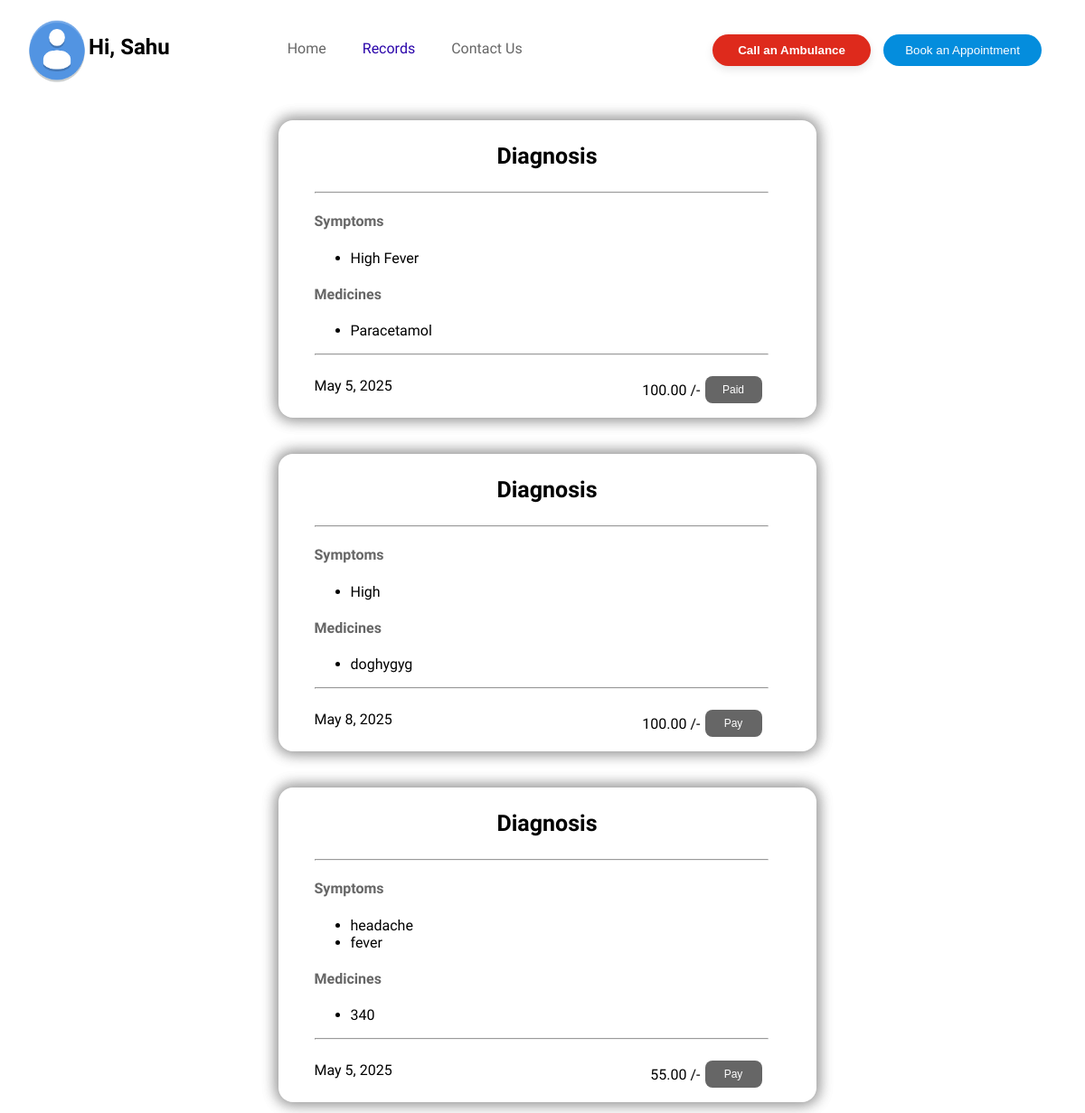
/patient/ (signed in), run on the app's committed database.
### app/models.py (models this page shows)
class Diagnosis(models.Model):
    id = models.AutoField(primary_key=True)
    patient = models.ForeignKey(User, on_delete=models.CASCADE)
    symptoms = models.TextField()  # comma-separated
    medicines = models.TextField()  # comma-separated
    date = models.DateField()
    price = models.DecimalField(max_digits=6, decimal_places=2)
    paid = models.BooleanField(default=False)
    @property
    def symptoms_list(self):
        return self.symptoms.split(',')
    @property
    def medicines_list(self):
        return self.medicines.split(',')

### app/views.py (the view)
# urls.py: path("patient/", views.patient, name='patient'),
@login_required
def patient(request):
    records = Diagnosis.objects.filter(patient=request.user)
    return render(request , 'patient.html', {'records': records})

### app/templates/patient.html (shortened to what this page needs)
{%load static %}
<!DOCTYPE html>
<html lang="en">
<head>
    <link rel="stylesheet" href="{% static 'css/style.css' %}">
    <link rel="stylesheet" href="https://cdnjs.cloudflare.com/ajax/libs/font-awesome/6.4.0/css/all.min.css">
</head>
<body>
    <header>
        <div class="navbar">
            <div class="logo" style="padding-right: 90px;">
                <img src="{%static 'imgs/ava.png'%}" alt="logo" width="70px">
                {% if user.is_authenticated %}
    <h1 class="head">Hi, {{ user.first_name|default:user.username }}</h1>
{% else %}
    <h1 class="head">Hi, Guest</h1>
{% endif %}
            </div>
            <div class="nav">
                <ul>
                    <li><a href="/">Home</a></li>
                    <li><a href="/login" class="active">Records</a></li>
                    <li><a href="#" id="openContactPopup">Contact Us</a></li>
                </ul>
            </div>
        </div>
        <div class="btn">
          <button class="ambulance-trigger-btn" onclick="handleAmbulanceClick()">Call an  Ambulance</button>
          <button class="Appointment" id="openAppointmentPopup">Book an Appointment</button>
        </div>
    </header>
    <main class="card-board">
      {% if records %}
      {% for record in records %}
      <div class="cards" >
          <h3>Diagnosis</h3>
          <hr>
          <div class="card-content">
              <h4>Symptoms</h4>
              <ul>
                  {% for symptom in record.symptoms_list %}
                      <li>{{ symptom }}</li>
                  {% empty %}
                      <li>No symptoms listed.</li>
                  {% endfor %}
              </ul>
              <h4>Medicines</h4>
              <ul>
                  {% for med in record.medicines_list %}
                      <li>{{ med }}</li>
                  {% empty %}
                      <li>No medicines listed.</li>
                  {% endfor %}
              </ul>
          </div>
          <hr>
          <div class="DDP">
              <div class="date">
                  <p>{{ record.date }}</p>
              </div>
              <div class="price">
                  <p>{{ record.price }} /-</p>
                  <button {% if record.paid %}disabled{% endif %}>
                      {% if record.paid %}Paid{% else %}Pay{% endif %}
                  </button>
              </div>
          </div>
      </div>
      {% endfor %}
      {% endif %}
    </main>
</body>
</html>

### app/static/css/style.css (style rules this page uses)
body { padding: 10px; overflow-x: hidden; font-family: "Hanken Grotesk", sans-serif; }
header { display: flex; justify-content: space-between; cursor: pointer; }
.logo { display: flex; }
.navbar { display: flex; }
.navbar ul { display: flex; list-style: none; padding: 10px 0 0 20px; }
.navbar a { color: #666666; text-decoration: none; padding: 20px; }
.nav a.active , a:hover { color: #2A05AA; }
hr { color: #666666; margin-left: 20px; }
.btn { padding: 20px; }
.btn button { width: 175px; height: 35px; border-radius: 24px; margin-right: 10px; color: #ffffff; border: none; }
.Appointment { background-color: #048DDD; }
.date , .shift { display: flex; flex-direction: column; margin: 0px; padding: 0px; }

### app/templates/patient.html (style rules this page uses)
body { overflow-x: hidden; font-family: "Hanken Grotesk", sans-serif; padding-left: 20px; }
header { display: flex; justify-content: space-between; cursor: pointer; }
.logo { display: flex; }
.navbar { display: flex; }
.navbar ul { display: flex; list-style: none; padding: 10px 0 0 20px; }
.navbar a { color: #666666; text-decoration: none; padding: 20px; }
.nav a.active , a:hover { color: #2A05AA; }
hr { color: #666666; margin-left: 20px; }
.btn { padding: 20px; }
.btn button { width: 175px; height: 35px; border-radius: 24px; margin-right: 10px; color: #ffffff; border: none; }
.Appointment { background-color: #048DDD; }
.date , .shift { display: flex; flex-direction: column; margin: 0px; padding: 0px; }
main { padding-top: 10px; align-items: center; }
.head { font-size: x-large; margin-top: 20px; }
.cards { width: 555px; border-radius: 16px; align-items: center; box-shadow: 0 0px 15px 3px rgba(0,0,0,25%), 0 0px 15px 3px rgba(0,0,0,25%); margin: 10px; margin-top: 30px; padding: 0 20px; }
.card-board { display: flex; justify-content: space-around; flex-wrap: wrap; }
.cards hr { width: 500px; }
.cards h3 { text-align: center; font-size: 25px; padding: none; margin: none; }
.cards h4 { color: #666666; padding: none; margin: none; }
.cards hr { margin: none; padding: none; }
.card-content { padding-left: 20px; }
.DDP { padding: 5px; }
.DDP , .price { display: flex; justify-content: space-between; padding: 0 20px; }
.price button { width: 63px; height: 30px; border-radius: 8px; margin-top: 15px; background-color: #666666; border: none; color: #ffffff; margin:none; font-size: 12px; }
.price p { padding: 5px; }
.ambulance-trigger-btn { padding: 10px 20px; background-color: #DE2A1C; color: white; border-radius: 10px; border: none; cursor: pointer; font-weight: 600; box-shadow: 0 4px 10px rgba(0, 0, 0, 0.1); }

### data on the page
Diagnosis: symptoms_list "High Fever", medicines_list "Paracetamol", date "May 5, 2025", price "100.00", paid "Paid"
Diagnosis: symptoms_list "High", medicines_list "doghygyg", date "May 8, 2025", price "100.00", paid "Pay"
Diagnosis: symptoms_list "headache" "fever", medicines_list "340", date "May 5, 2025", price "55.00", paid "Pay"

### other printed values
{{ user.first_name|default:user.username }} "Sahu"
